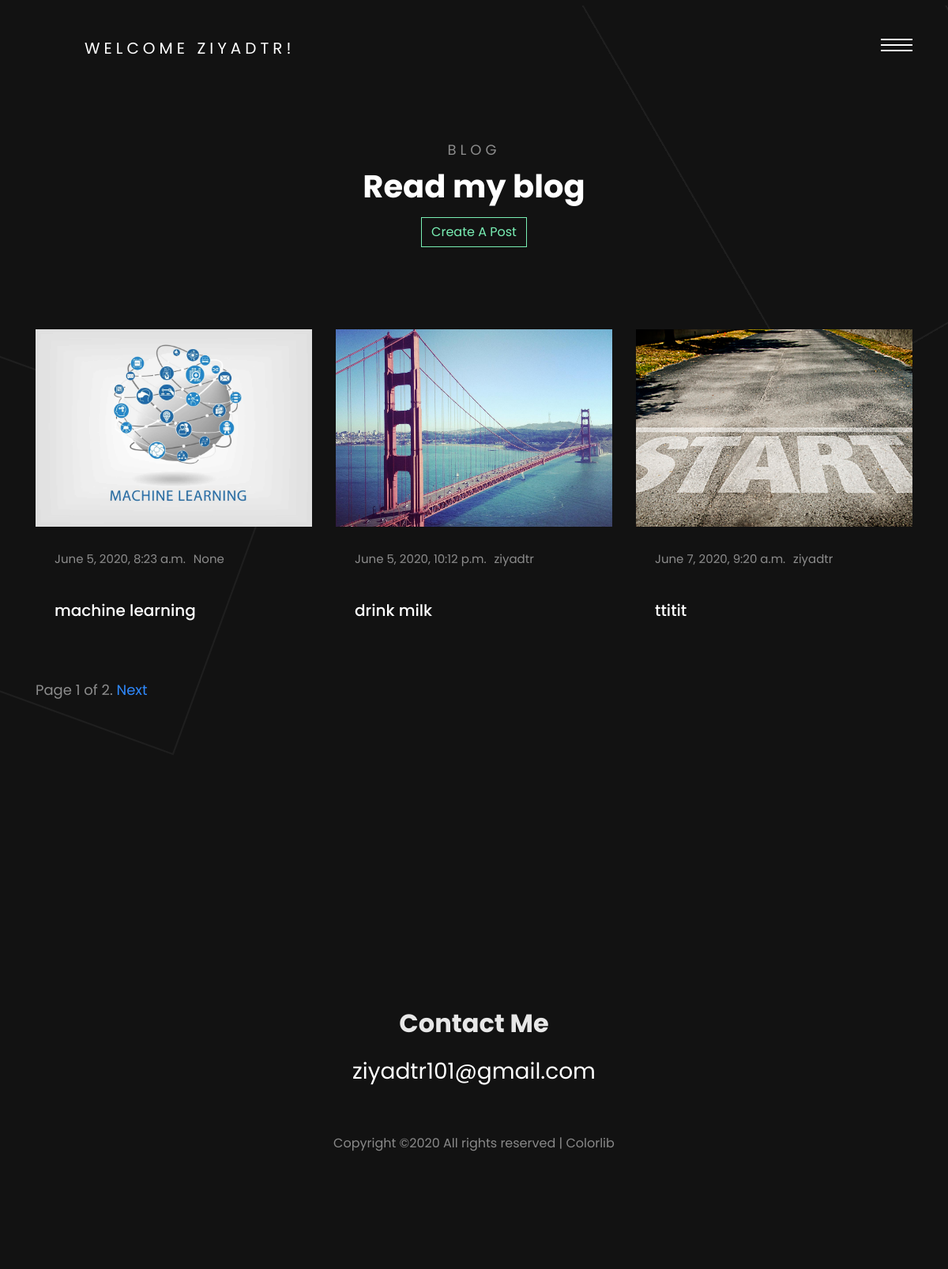
Page /blog/ (signed in) on the committed database.
### blog/models.py (models this page shows, shortened)
class Post(models.Model):
	user = models.ForeignKey(User, on_delete=models.CASCADE, null=True)
	title = models.CharField(max_length=100, null=True)
	content = RichTextField(blank=True, null=True)
	img = models.ImageField(null=True, blank=True)
	date_created = models.DateTimeField(auto_now_add=True, null=True)
	tag = models.ManyToManyField(Tag)

### blog/views.py (the view)
# urls.py: path('', views.blog_home, name='blog-home'),
def blog_home(request):
	posts = Post.objects.all()
	paginator = Paginator(posts, 3)
	page = request.GET.get('page')
	try:
		posts_per_page = paginator.page(page)
	except PageNotAnInteger:
		posts_per_page = paginator.page(1)
	except EmptyPage:
		posts_per_page = paginator.page(paginator.num_pages)
	context = {'posts': posts_per_page, 'page': page}
	return render(request, 'blog/home.html', context)

### blog/templates/blog/home.html (shortened to what this page needs)
{% extends 'blog/base.html' %}
{% load static %}
{% block content %}
<div class="KW_progressContainer">
</div>
<div class="page">
  <div id="colorlib-page">
    <section class="ftco-section">
      <div class="container mt-5">
        <div class="row justify-content-center mb-5 pb-5">
          <div class="col-md-7 text-center heading-section ftco-animate">
            <span>Blog</span>
            <h2>Read my blog</h2>
            {% if request.user.is_authenticated %}
            <div>
              <h4><a class="btn btn-outline-primary" href="{% url 'create-post' %}">Create A Post</a></h4>
            </div>
            {% endif %}
          </div>
        </div>
        <div class="row">
          {% for post in posts %}
          <div class="col-md-4 ftco-animate">
            <div class="blog-entry">
              <a href="{% url 'post-details' post.id %}" class="block-20" style="background-image: url('{{post.img.url}}');">
              </a>
              <div class="text p-4 d-block">
                <div class="meta mb-3">
                  <div><p>{{post.date_created}}</p></div>
                  <div><p>{{post.user}}</p></div>
                </div>
                <h3 class="heading"><a href="#">{{post.title}}</a></h3>
              </div>
            </div>
          </div>
          {% endfor %}
        </div>
{% include "blog/pagination.html" with page=posts %}
      </div>
    </section>
  </div>
</div>
{% endblock content %}

### blog/templates/blog/base.html (shortened to what this page needs)
{% load static %}
<!DOCTYPE html>
<html lang="en">
  <head>
    <link rel="stylesheet" href="{% static 'css/open-iconic-bootstrap.min.css' %}">
    <link rel="stylesheet" href="{% static 'css/animate.css' %}">
    <link rel="stylesheet" href="{% static  'css/owl.theme.default.min.css' %}">
    <link rel="stylesheet" href="{% static 'css/magnific-popup.css' %}">
    <link rel="stylesheet" href="{% static 'css/aos.css' %}">
    <link rel="stylesheet" href="{% static 'css/ionicons.min.css' %}">
    <link rel="stylesheet" href="{% static 'css/bootstrap-datepicker.css' %}">
    <link rel="stylesheet" href="{% static 'css/jquery.timepicker.css' %}">
    <link rel="stylesheet" href="{% static 'css/flaticon.css' %}">
    <link rel="stylesheet" href="{% static 'css/icomoon.css' %}">
    <link rel="stylesheet" href="{% static 'css/style.css' %}">
  </head>
  <body>
    <header>
    <div class="container">
      <div class="row">
        <div class="col-md-12">
          <div class="colorlib-navbar-brand">
            {% if request.user.is_authenticated %}
            <a class="colorlib-logo" href="#">Welcome {{request.user.username}}!</a>
            {% endif %}
          </div>
          <a href="#" class="js-colorlib-nav-toggle colorlib-nav-toggle"><i></i></a>
        </div>
      </div>
    </div>
  </header>
    {% block content %}
    {% endblock content %}
    <footer class="ftco-footer ftco-bg-dark ftco-section">
        <div class="container">
          <div class="row mb-5 justify-content-center">
            <div class="col-md-5 text-center">
              <div class="ftco-footer-widget mb-5">
                <ul class="ftco-footer-social list-unstyled">
                </ul>
              </div>
              <div class="ftco-footer-widget">
                <h2 class="mb-3">Contact Me</h2>
                <p class="h3 email"><a href="#">ziyadtr101@gmail.com</a></p>
              </div>
            </div>
          </div>
          <div class="row">
            <div class="col-md-12 text-center">
              <p>
      Copyright &copy;<script>document.write(new Date().getFullYear());</script> All rights reserved | <a href="https://colorlib.com" target="_blank">Colorlib</a>
            </div>
          </div>
        </div>
      </footer>
  </body>
</html>

### rows in the picture
Post: img (picture), date_created "June 5, 2020, 8:23 a.m.", user "None", title "machine learning"
Post: img (picture), date_created "June 5, 2020, 10:12 p.m.", user "ziyadtr", title "drink milk"
Post: img (picture), date_created "June 7, 2020, 9:20 a.m.", user "ziyadtr", title "ttitit"

### other values in the picture
{{ request.user.username }} "ZIYADTR"
{{ page.number }} "1"
{{ page.paginator.num_pages }} "2"
